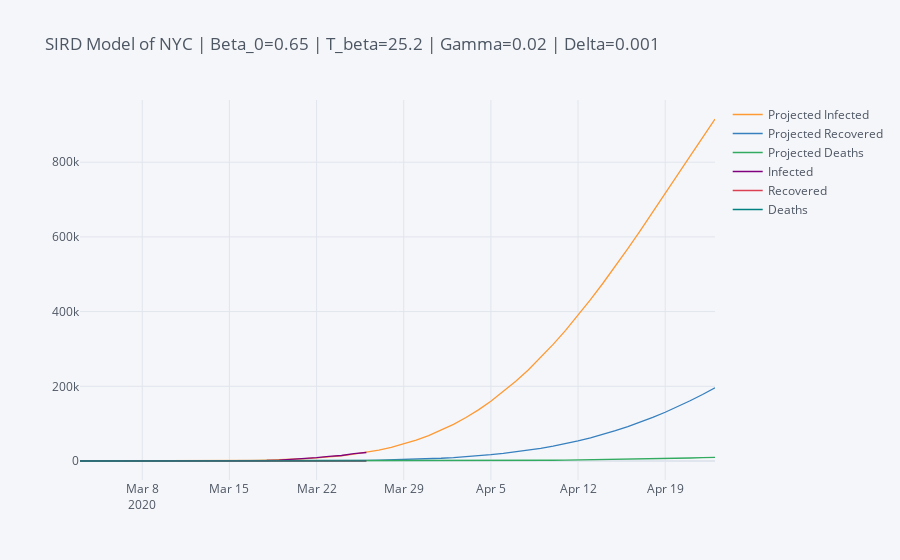
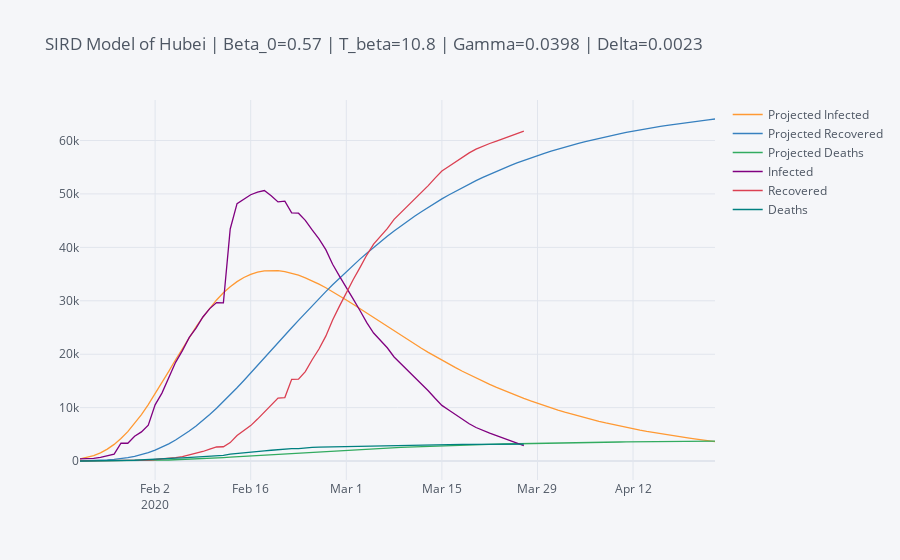
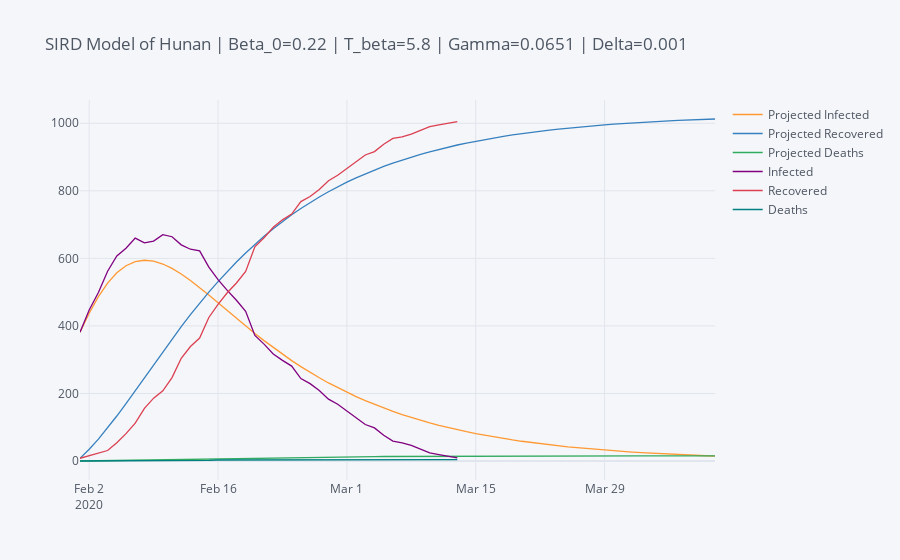
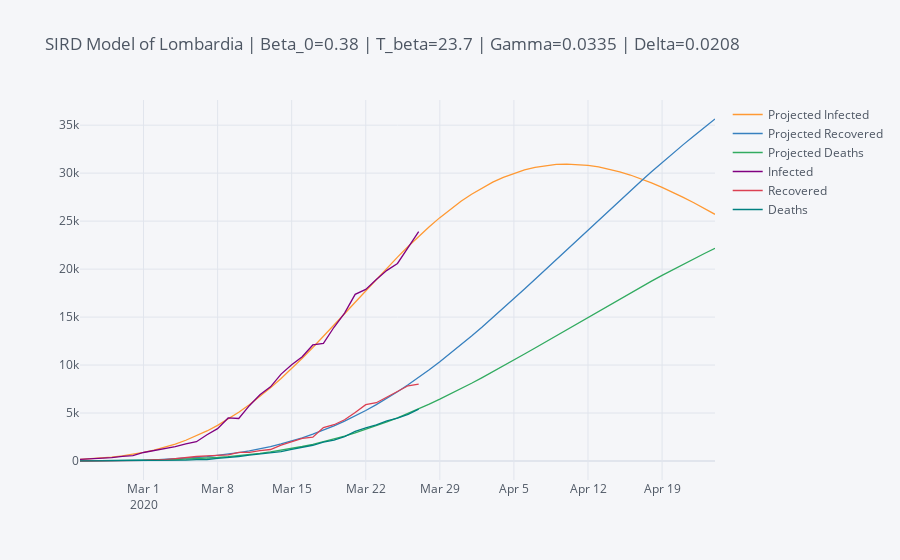

Notebook code cell kept with these figures, in order:
### Markdown cell above
## Ready to Start With SIRD Modeling!

With your clean data in hand you can start using the sird_reg() function as a jumping-off point for your SIRD parameter fitting and modeling!

### Code cell
#Setup boundary conditions for non-linear least-squared optimization (beta_0, t_beta, gamma, delta)
ls_bounds = ([0, 0, 0.02, 0.001], [1, 60, 1, 0.25]);

def sird_reg(locale_data, locale_pop: int, locale_name: str, t_beta_override = None, ls_bounds=ls_bounds, forecast_days: int = 5, show_ci: bool = True):
    """
    Performs non-linear least-squares fitting of SIRD parameters on a dataframe
    Attributes:
        locale_data: dataframe = df with columns ["Confirmed", "Recovered", "Deaths"] and date index 
        locale_pop: int = total population of the locale from which this dataframe is derived
        locale_name: str = name of locale (for tables and plots)
        t_beta_override = If set, will not attempt to fit t-beta using least squared, None to fit t_beta
        ls_bounds: ([int], [int]) =least-squared regression boundary condition for each parameter ([beta_0_lower, t_beta_lower...], [beta_0_upper, t_beta_upper...])
        forecast_days: int = number of days past input data to forecast values
        show_ci: bool = shows confidence intervals (TODO: not currently implemented)
    """
    locale_sird = locale_data.copy()
    #Start by converting total confirmed cases to SIRD variables
    locale_sird["Susceptible"] = locale_pop - locale_sird["Confirmed"]
    locale_sird["Infected"] = locale_sird["Confirmed"] - locale_sird["Recovered"] - locale_sird["Deaths"] #- locale_sird["Recovered"]
    locale_sird.drop("Confirmed", axis=1, inplace=True)
    locale_sird = locale_sird[["Susceptible", "Infected", "Recovered", "Deaths"]]
    #Fill NaNs with 0
    locale_sird.fillna(0, inplace=True)
    #Remove rows from prior to first recorded infection
    date_list = locale_sird.index[locale_sird["Infected"] > 1] #for plotting later
    locale_sird = locale_sird[locale_sird["Infected"] > 1]
    #Reset index to days since first recorded infection
    locale_sird.reset_index(drop=True, inplace=True)

    def sird_fn(timepoints, beta_0, t_beta, gamma, delta):
        """
        Define function which will be used for non-linear least-sq fitting 
        Attributes:
            timepoints = timepoints at which to calculate integral of ODE
            beta_0 = initial infxn coeff | t_beta=infxn coeff decay period 
            gamma = recovery coeff | delta = death coeff | x = timepoint
        Returns:
            Flattened integral of [S, I, R, D] at timepoints using initial values from locale_sird
            Must be reshaped below before plotting
        """
        def sird_ode(y_t, t):
            """
            Define system of ODEs to be integrated for SIRD model
            Attributes:
                y_t = y(t) = [S, I, R, D] 
                t = timepoint
            Returns:
                Derivative of y(t) at timepoint t = [dS(t)/dt, dI(t)/dt, dR(t)/dt, dD(t)/dt] 
            """
            
            #beta attenuates over the course of the outbreak
            beta = beta_0 * math.exp(-t / (t_beta if t_beta_override == None else t_beta_override)) 
            ds_dt = -beta * y_t[0] * y_t[1] / locale_pop #Susceptible
            dd_dt = delta * y_t[1] #Deaths
            dr_dt = gamma * y_t[1] #Recovered
            di_dt = -ds_dt - dd_dt - dr_dt #Infected
            return [ds_dt, di_dt, dr_dt, dd_dt]
        #Calculate the integral of the above ODE over the range of timepoints using first data point as initial value
        sird_int = odeint(sird_ode, locale_sird.values[0], timepoints)
        return sird_int.ravel()
    #Use non-linear least-squares optimization to fit parameters to known data
    param_est, param_cov = curve_fit(sird_fn, locale_sird.index.values, locale_sird.values.ravel(),
                                     method="trf", bounds=ls_bounds)
    #compute 1x StDev errors for params using diagonal of covariance matrix
    param_stdev = np.sqrt(np.diag(param_cov))
    #Predict SIRD using model, shape will be 1 x (4*# predicted)
    predicted_data = sird_fn(range(len(locale_sird.index) + forecast_days), *param_est)
    #Reshape into (# predicted, 4)
    predicted_data = predicted_data.reshape(len(locale_sird.index) + forecast_days, 4)
    #Rename columns properly
    predicted_data = pd.DataFrame(predicted_data, columns=["Susceptible", "Infected", "Recovered", "Deaths"])
    #Construct plot dataframe
    plot_data = predicted_data[["Infected", "Recovered", "Deaths"]]
    plot_data.columns = ["Projected Infected", "Projected Recovered", "Projected Deaths"]
    plot_data = plot_data.join(locale_sird[["Infected", "Recovered", "Deaths"]])
    #Convert index back from days since outbreak to dates
    plot_data.index = pd.date_range(date_list[0], pd.to_datetime(date_list[-1]) + timedelta(days=forecast_days)).to_pydatetime()
    #Change t_beta param_est/stdev if using override
    param_est[1] = param_est[1] if t_beta_override == None else t_beta_override
    param_stdev[1] = param_stdev[1] if t_beta_override == None else 0
    #Plot
    plot_data.iplot(title="SIRD Model of %s | Beta_0=%s | T_beta=%s | Gamma=%s | Delta=%s" % (locale_name, param_est[0].round(2), param_est[1].round(1), param_est[2].round(4), param_est[3].round(4)))
    return (param_est, param_stdev, plot_data)
#Collect output from each locales SIRD regression
sird_param_est = []
sird_param_stdev = []
sird_rmse = []
#Define the manual t_beta overrides. If None, will optimize this parameter instead.
#Override useful for early data when quarantine measures not yet or still in process.
t_beta_dict = {"Hubei": None, "Hunan": None, "NYC": None, "Lombardia": None, "Emilia Romagna": None}
#Iterate over dictionary of locales and their clean dataframes (created above)
for (locale, locale_df) in locale_data.items(): 
    #Run regression and receive parameter estimates/stdevs
    res = sird_reg(locale_df, pop_counts[locale], locale, forecast_days=28, t_beta_override=t_beta_dict[locale])
    #Store parameter estimates and stdev for display later
    sird_param_est.append(res[0])
    sird_param_stdev.append(res[1])
    #Calculate root mean square error (RMSE) for each outcome variable prediction (SIRD)
    plot_data = res[2].dropna()
    infected_rmse = math.sqrt(np.sum((plot_data["Infected"]-plot_data["Projected Infected"]).pow(2))/len(plot_data.index))
    recovered_rmse = math.sqrt(np.sum((plot_data["Recovered"]-plot_data["Projected Recovered"]).pow(2))/len(plot_data.index))
    death_rmse = math.sqrt(np.sum((plot_data["Deaths"]-plot_data["Projected Deaths"]).pow(2))/len(plot_data.index))
    sird_rmse.append([infected_rmse, recovered_rmse, death_rmse])
print("SIRD Regression Parameter Estimates")
display(pd.DataFrame(sird_param_est, index=locale_data.keys(), columns=["Beta_0", "T_beta", "Gamma", "Delta"]))
sird_param_95ci = [zip(np.maximum([0, 0, 0, 0], x - 2*sird_param_stdev[i]).round(5), np.maximum([0, 0, 0, 0], x + 2*sird_param_stdev[i]).round(5)) for i,x in enumerate(sird_param_est)]
print("\n\nSIRD Regression Parameter 95% Confidence Intervals")
display(pd.DataFrame(sird_param_95ci, index=locale_data.keys(), columns=["Beta_0", "T_beta", "Gamma", "Delta"]))
print("\n\nSIRD Outcome RMSEs")
display(pd.DataFrame(sird_rmse, index=locale_data.keys(), columns=["Infected RMSE", "Recovered RMSE", "Deaths RMSE"]))
